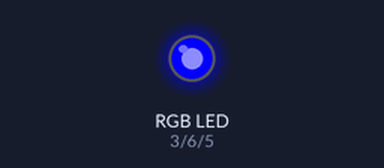
Bench run of a sketch on a simulated Arduino Uno, built with avr-gcc and run on an emulated ATmega328P. Shown: an RGB LED mixed from three pins (HIGH = lit).

Above: at 0.1 s.
Timing chart, 0 to 1.6 s (numbered marks = the images above):
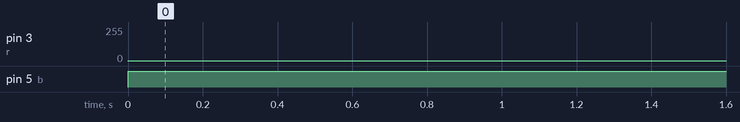

The sketch:

3_PWM+RGB.ino
```cpp
// C++ code
//
int r=3,g=6,b=5;
void setup()
{
  pinMode(r, OUTPUT);
  pinMode(g, OUTPUT);
  pinMode(b, OUTPUT);
}

void loop()
{
  analogWrite(r, 1);
  analogWrite(g, 0);
  analogWrite(b, 255);
  delay(10); // Delay a little bit to improve simulation performance
}
```

Measured:
- by itself, pin 3 (r): 0/255 → 1/255 at 0.00 s
- by itself, pin 5 (b): LOW → HIGH at 0.00 s
